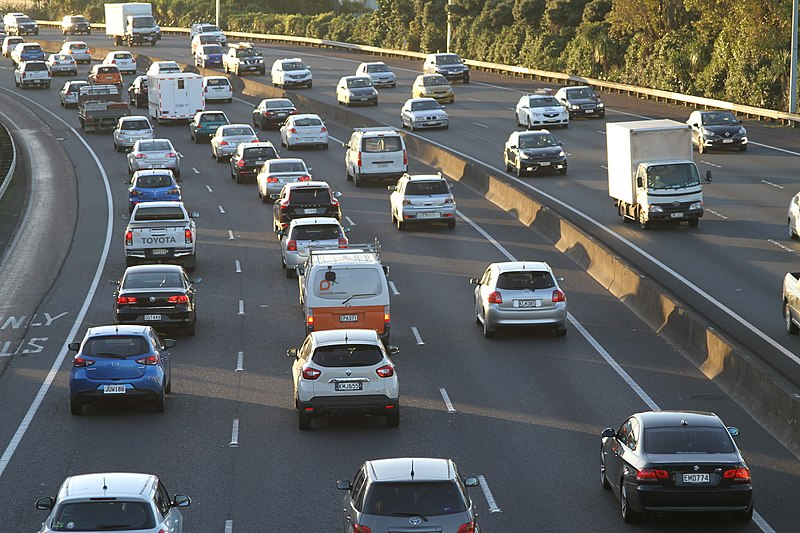
#> input picture cars.jpg, 800 x 533 px, given in place of the camera
$ python main.py
#> lines starting #> are read from the running program, lines starting #| are printed output that depends on the picture
# [66 lines of commented-out code are left out]

import threading
import winsound
import cv2
import imutils

cap = cv2.VideoCapture(0, cv2.CAP_DSHOW)
cap.set(cv2.CAP_PROP_FRAME_WIDTH, 640)  # Set frame width
cap.set(cv2.CAP_PROP_FRAME_HEIGHT, 480)  # Set frame height

_, start_frame = cap.read()
#> start_frame is the input picture: shape (533, 800, 3); mean B, G, R 98.5, 99.4, 97.6
start_frame = imutils.resize(start_frame, width=500)
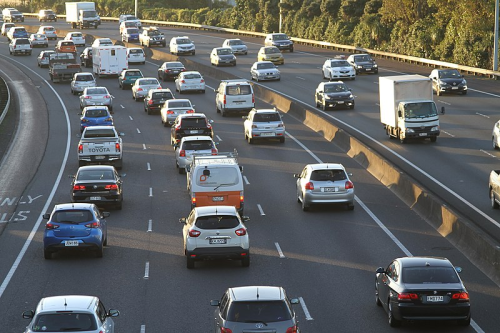
#> start_frame: shape (333, 500, 3); mean B, G, R 98.5, 99.4, 97.6
start_frame = cv2.cvtColor(start_frame, cv2.COLOR_BGR2GRAY)
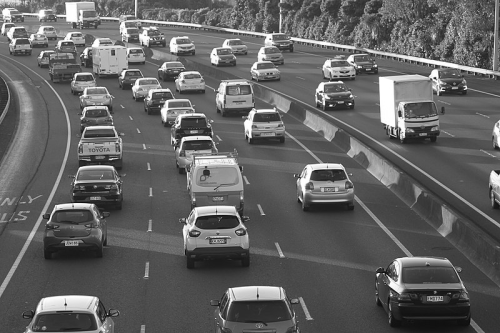
#> start_frame: shape (333, 500); min 11, max 255, mean 98.8
start_frame = cv2.GaussianBlur(start_frame, (21, 21), 0)
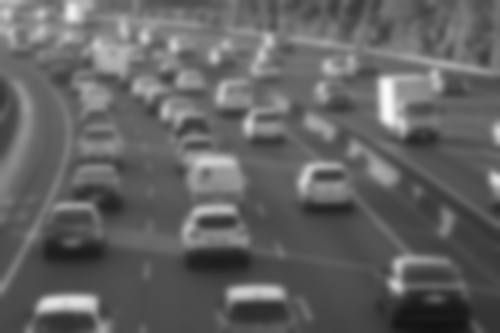
#> start_frame: shape (333, 500); min 19, max 250, mean 98.8

alarm = False
alarm_mode = False
alarm_counter = 0

def beep_alarm():
    global alarm
    for _ in range(5):
        if not alarm_mode:
            break
        print("ALARM")
        winsound.Beep(2500, 1000)
    alarm = False

while True:
    _, frame = cap.read()
    frame = imutils.resize(frame, width=500)

    if alarm_mode:
        frame_bw = cv2.cvtColor(frame, cv2.COLOR_BGR2GRAY)
        frame_bw = cv2.GaussianBlur(frame_bw, (21, 21), 0)

        difference = cv2.absdiff(frame_bw, start_frame)
        threshold = cv2.threshold(difference, 25, 255, cv2.THRESH_BINARY)[1]
        start_frame = frame_bw

        if threshold.sum() > 100:
            alarm_counter += 1
        else:
            if alarm_counter > 0:
                alarm_counter -= 1
        cv2.imshow("Cam", threshold)

    else:
        cv2.imshow("Cam", frame)

    if alarm_counter > 10:
        if not alarm:
            alarm = True
            threading.Thread(target=beep_alarm).start()  # Start the thread properly

    key_pressed = cv2.waitKey(30)
#> (key q is pressed here)
    if key_pressed == ord("t"):
        alarm_mode = not alarm_mode
        alarm_counter = 0
    if key_pressed == ord("q"):
        alarm_mode = False
        break

cap.release()
cv2.destroyAllWindows()
